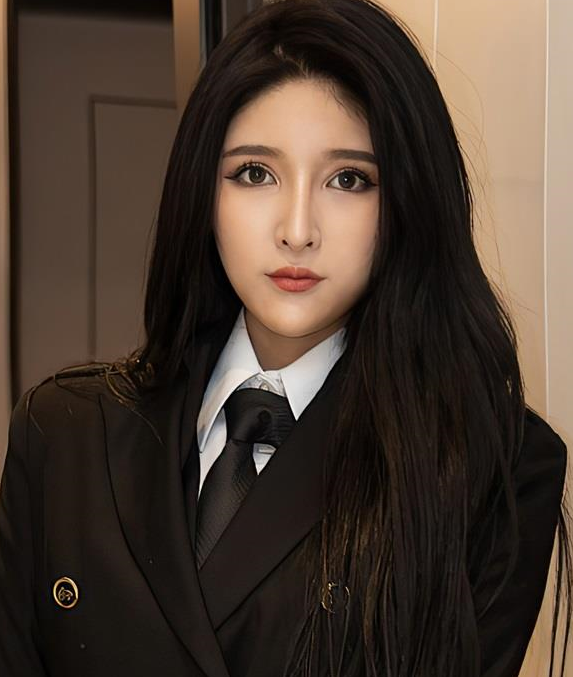
#> input picture cam/lena.png, 573 x 677 px, found by its file name
$ python main.py
#> lines starting #> are read from the running program, lines starting #| are printed output that depends on the picture; after the words box and inside, x2 and y2 are one past the last pixel; in counts of white or black regions, pixels touching at a corner belong together
import cv2
import numpy as np

img = cv2.imread("C:/Users/ZERO/PycharmProjects/cam/lena.png")
#> img is the input picture: shape (677, 573, 3); mean B, G, R 48.4, 59.1, 73.5
kernel = np.ones((5,5), np.uint8)

imgGray = cv2.cvtColor(img, cv2.COLOR_BGR2GRAY )
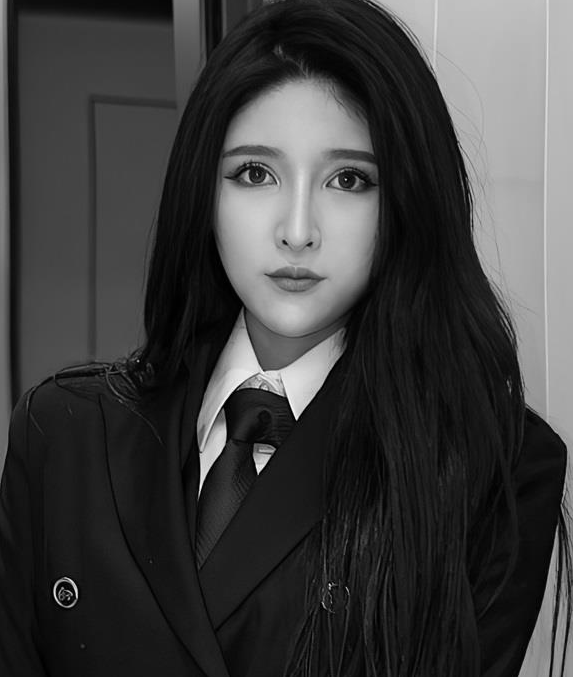
#> imgGray: shape (677, 573); min 0, max 255, mean 62.2
imgBlur = cv2.GaussianBlur(imgGray, (11, 11), 0)
imgCanny = cv2.Canny(img, 150, 100)
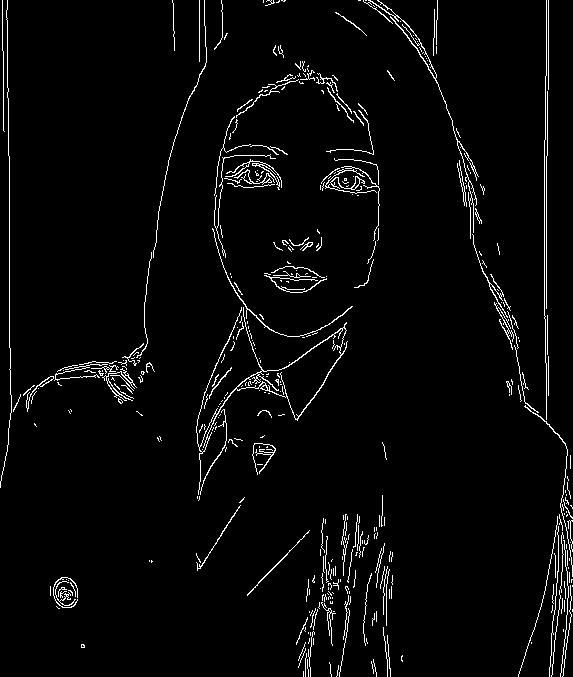
#> imgCanny: shape (677, 573); 3.2% white in thin lines or dots
imgDialation = cv2.dilate(imgCanny, kernel , iterations= 1  )
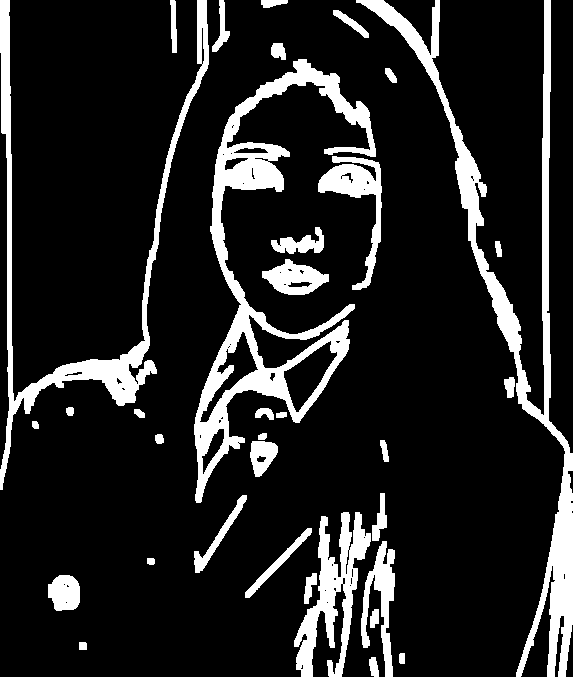
#> imgDialation: shape (677, 573); 14.3% white; 35 white regions, largest, box (x1, y1, x2, y2) and area: (194, 59, 376, 503) 14652, (356, 0, 573, 677) 14051, (0, 0, 209, 490) 8829
cv2.imshow("Gray Image", imgGray)
cv2.imshow("Blur Image", imgBlur)
cv2.imshow("Canny Image", imgCanny)
cv2.imshow("Dilation Image", imgDialation)

cv2.waitKey(0)
